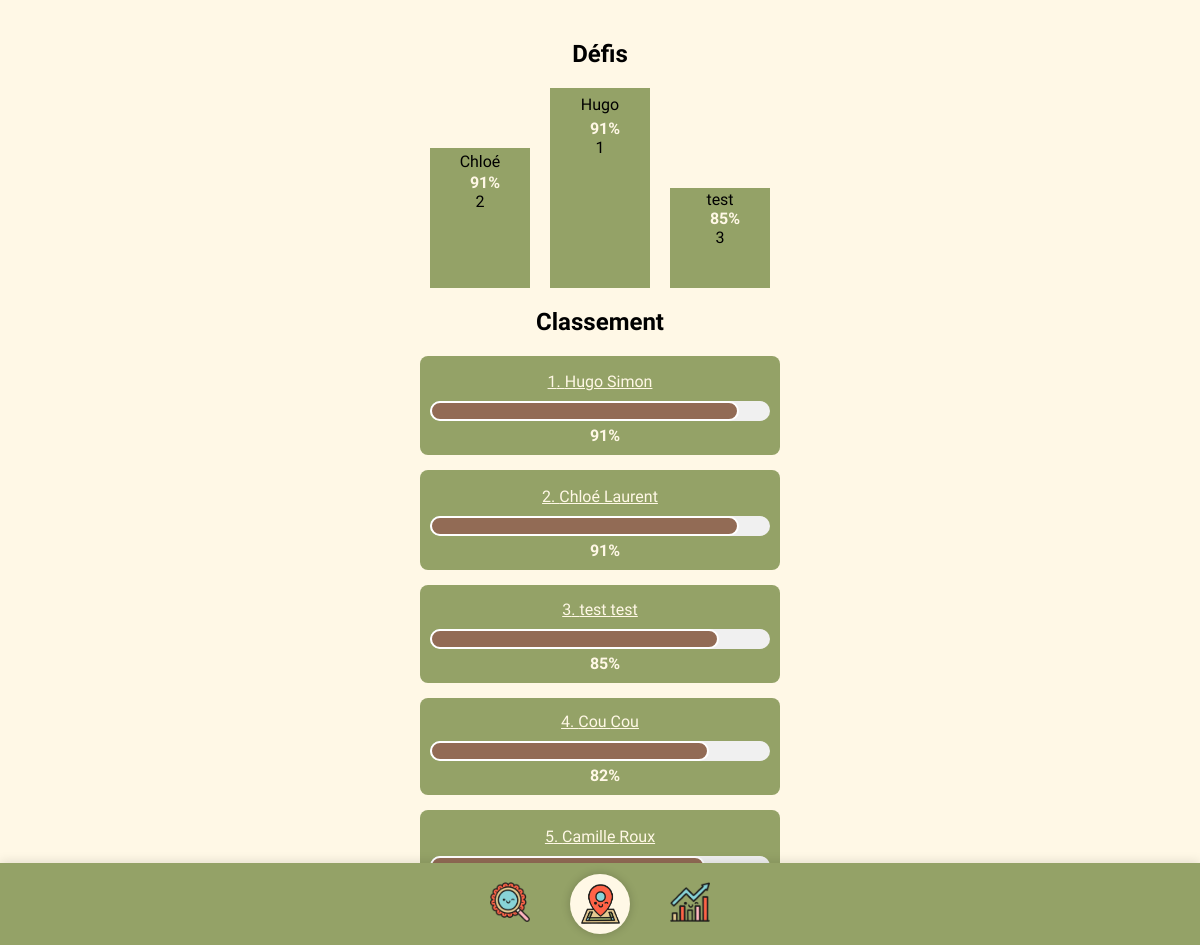
/defis, run on the app's committed database.
### tables this page shows
CREATE TABLE utilisateur (
        id_utilisateur INTEGER PRIMARY KEY AUTOINCREMENT,
        nom TEXT NOT NULL,
        prenom TEXT NOT NULL,
        tel TEXT,
        email TEXT UNIQUE NOT NULL,
        mdp TEXT NOT NULL,
        classe TEXT
    );

CREATE TABLE progression (
        id_utilisateur INTEGER,
        general TEXT,
        arrosage TEXT,
        desherbage TEXT,
        heures_passees REAL,
        PRIMARY KEY (id_utilisateur),
        FOREIGN KEY (id_utilisateur) REFERENCES utilisateur(id_utilisateur) ON DELETE CASCADE
    );

### routes/defis_routes.py (the view)
@defis_bp.route('/defis')
def defis():
    top_users = get_top_users(5)
    podium_users = get_top_three_users()
    return render_template('defis.html', top_users=top_users, podium_users=podium_users)

### backend/database_functions.py (called while the page is built)
def get_top_users(limit=5):
    conn = sqlite3.connect("./backend/plantes.db")
    cursor = conn.cursor()
    cursor.execute('''
    SELECT u.id_utilisateur, u.nom, u.prenom, p.general
    FROM utilisateur u
    JOIN progression p ON u.id_utilisateur = p.id_utilisateur
    ORDER BY p.general DESC
    LIMIT ?
    ''', (limit,))
    results = cursor.fetchall()
    conn.close()
    return results

def get_top_three_users():
    return get_top_users(3)

### templates/defis.html (shortened to what this page needs)
<!DOCTYPE html>
<html>
  <head>
    <link rel="stylesheet" href="static/global.css" />
    <link rel="stylesheet" href="static/defis.css" />
  </head>
  <body>
    <div class="container">
      <h1>Défis</h1>
      <div class="podium">
        {% if podium_users|length > 1 %}
        <div class="podium-place second-place">
          <div class="user-name">{{ podium_users[1][2] }}</div>
          <div class="score">{{ podium_users[1][3] }}%</div>
          <div>2</div>
        </div>
        {% endif %}
        {% if podium_users|length > 0 %}
        <div class="podium-place first-place">
          <div class="user-name">{{ podium_users[0][2] }}</div>
          <div class="score">{{ podium_users[0][3] }}%</div>
          <div>1</div>
        </div>
        {% endif %}
        {% if podium_users|length > 2 %}
        <div class="podium-place third-place">
          <div class="user-name">{{ podium_users[2][2] }}</div>
          <div class="score">{{ podium_users[2][3] }}%</div>
          <div>3</div>
        </div>
        {% endif %}
      </div>
      <h2>Classement</h2>
      {% for user in top_users %}
      <div class="user-container">
        <a href="{{ url_for('progression.user_progression', user_id=user[0]) }}" class="user-link">
          <div class="user-name">{{ loop.index }}. {{ user[2] }} {{ user[1] }}</div>
        </a>
        <div class="progress-container">
          <div class="progress-bar" style="width: {{ user[3] }}%;"></div>
        </div>
        <div class="score">{{ user[3] }}%</div>
      </div>
      {% endfor %}
    </div>
    <div class="group-wrapper">
      <div class="group-8">
          <a href="{{ url_for('info.index') }}">
              <img class="loupe" src="static/images/loupe.png" />
          </a>
          <a href="{{ url_for('accueil.accueil') }}">
              <div class="map-wrapper">
                  <img class="map" src="static/images/map.png" />
              </div>
          </a>
          <a href="{{ url_for('defis.defis') }}">
              <img class="resultats" src="static/images/resultats.png" />
          </a>
      </div>
  </div>
  </body>
</html>

### static/global.css (style rules this page uses)
body { background-color: #FFF8E6; font-family: "DynaPuff", cursive; margin: 0; padding-bottom: 80px; display: flex; flex-direction: column; align-items: center; text-align: center; padding : 20px 10px; }
h1 { text-align: center; font-size: 24px; margin-top: 20px; }
.group-wrapper { position: fixed; width: 100%; height: 82px; bottom: 0; background-color: #94A267; display: flex; justify-content: center; align-items: center; z-index: 9999; box-shadow: 0 -2px 10px rgba(0, 0, 0, 0.1); }
.group-8 { display: flex; align-items: center; justify-content: center; gap: 40px; }
.group-8 img { height: 40px; width: auto; object-fit: cover; }
.map-wrapper { width: 60px; height: 60px; background-color: #FFF8E6; border-radius: 50%; display: flex; align-items: center; justify-content: center; box-shadow: 0 0 10px rgba(0, 0, 0, 0.2); }
.map { width: 40px; height: 40px; object-fit: cover; }

### static/defis.css (style rules this page uses)
.progress-container { width: 100%; height: 20px; background-color: #f0f0f0; border-radius: 10px; margin: 5px 0; overflow: hidden; }
.progress-bar { height: 100%; width: 50%; background-color: #926B55; border-radius: 10px; transition: width 0.5s ease-in-out; border: 2px solid white; box-sizing: border-box; }
.score { font-weight: bold; margin-left: 10px; color: #FFF8E6; }
.user-name { padding-top: 6%; font-size: 16px; margin-bottom: 5px; align-items: center; text-align: center; display: flex; justify-content: center; align-items: center; height: 10%; }
.user-container { margin-bottom: 15px; padding: 10px; border-radius: 8px; background-color: #94A267; display: flex; flex-direction: column; justify-content: center; align-items: center; }
.podium { display: flex; justify-content: center; align-items: flex-end; margin: 20px 0; height: 200px; }
.podium-place { text-align: center; margin: 0 10px; }
.first-place { height: 100%; width: 100px; background-color: #94A267; }
.second-place { height: 70%; width: 100px; background-color: #94A267; }
.third-place { height: 50%; width: 100px; background-color: #94A267; }
.user-link { color: #FFF8E6; }

### data on the page
utilisateur: prenom "Chloé"
progression: general "91", prenom "Chloé", nom "Laurent"
utilisateur: prenom "Hugo"
progression: general "91", prenom "Hugo", nom "Simon"
utilisateur: prenom "test"
progression: general "85", prenom "test", nom "test"
progression: prenom "Cou", nom "Cou", general "82"
progression: prenom "Camille", nom "Roux"
